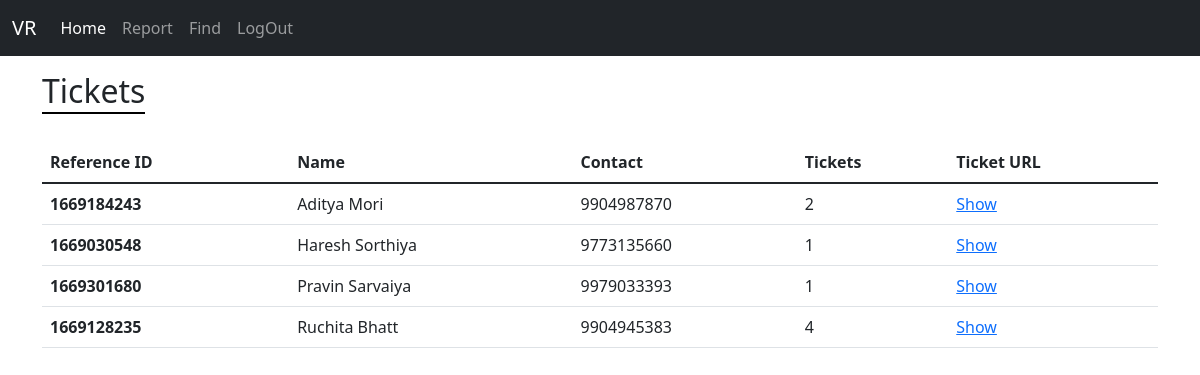
/report/ (signed in), run on the app's committed database.
### ticket/models.py (models this page shows, shortened)
class Ticket(models.Model):
    refId = models.PositiveBigIntegerField()
    name = models.TextField()
    contact = models.PositiveBigIntegerField(max_length=10)
    seatRow = models.CharField(max_length=1)
    seatNum = models.TextField(default='')
    url = models.TextField(default='')
    seats = models.TextField(default='')
    total = models.IntegerField(default=1)

### ticket/views.py (the view)
# urls.py: path('report/', report, name='report'),
def report(request):
    if 'meta' in request.session:
        tickets = Ticket.objects.all().order_by('name')
        context = {
            'tickets': tickets,
            'tabTitle': 'Reports'
        }
        return render(request, 'ticket/report.html', context=context)
    else:
        return HttpResponse('Un-authorized operation')

### assets/templates/ticket/report.html
{% extends 'ticket/base.html' %}
{% block body %}
<div class="container my-3">
    <h2><span style="border-bottom: 2px solid black;">Tickets</span></h2>
    <br>
    <table class="table">
        <thead>
            <tr>
                <th scope="col">Reference ID</th>
                <th scope="col">Name</th>
                <th scope="col">Contact</th>
                <th scope="col">Tickets</th>
                <th scope="col">Ticket URL</th>
            </tr>
        </thead>
        <tbody>
            {% for ticket in tickets %}
            <tr>
                <th scope="row">{{ticket.refId}}</th>
                <td>{{ticket.name}}</td>
                <td>{{ticket.contact}}</td>
                <td>{{ticket.total}}</td>
                <td><a target="_blank" href="{% url 'show-ticket' %}?q={{ticket.url}}">Show</a></td>
            </tr>
            {% endfor %}
        </tbody>
    </table>
</div>
{% endblock body %}

### assets/templates/ticket/base.html (shortened to what this page needs)
{% load static %}
<!doctype html>
<html lang="en">
<head>
    <link href="https://cdn.jsdelivr.net/npm/bootstrap@5.1.3/dist/css/bootstrap.min.css" rel="stylesheet"
>
</head>
<body data-spy="scroll" data-target=".site-navbar-target" data-offset="300">
    <nav class="navbar navbar-expand-lg navbar-dark bg-dark">
        <div class="container-fluid">
            <a class="navbar-brand" href="{% url 'home' %}">VR</a>
            <div class="collapse navbar-collapse" id="navbarNavDropdown">
                <ul class="navbar-nav">
                    <li class="nav-item">
                        <a class="nav-link active" aria-current="page" href="{% url 'home' %}">Home</a>
                    </li>
                    {% if request.session.meta %}
                    <li class="nav-item">
                        <a class="nav-link" href="{% url 'report' %}">Report</a>
                    </li>
                    <li class="nav-item">
                        <a class="nav-link" href="{% url 'find-ticket' %}">Find</a>
                    </li>
                    <li class="nav-item">
                        <a class="nav-link" href="{% url 'logout' %}">LogOut</a>
                    </li>
                    {% else %}
                    <li class="nav-item">
                        <a class="nav-link" href="{% url 'login' %}">LogIn</a>
                    </li>
                    {% endif %}
                </ul>
            </div>
        </div>
    </nav>
    {% block body %}
    {% endblock body %}
</body>
</html>

### data on the page
Ticket: refId "1669184243", name "Aditya Mori", contact "9904987870", total "2"
Ticket: refId "1669030548", name "Haresh Sorthiya", contact "9773135660", total "1"
Ticket: refId "1669301680", name "Pravin Sarvaiya", contact "9979033393", total "1"
Ticket: refId "1669128235", name "Ruchita Bhatt", contact "9904945383", total "4"
